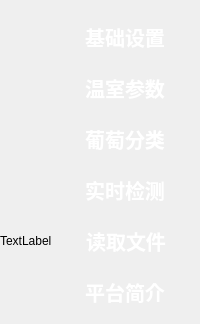
            <widget class="QWidget" name="widget" native="true">
             <property name="styleSheet">
              <string notr="true">#widget{background-color: rgb(103, 103, 103);}
QPushButton{font-family: &quot;Microsoft YaHei&quot;;
font-size: 20px;
font-weight: bold;
color:white;
text-align: center center;
padding-left: 5px;
padding-right: 5px;
padding-top: 4px;
padding-bottom: 4px;
border-style: solid;
border-width: 0px;
border-color: rgba(255, 255, 255, 255);
border-radius: 3px;
background-color: rgba(200, 200, 200,0);}

QPushButton:focus{outline: none;}

QPushButton::pressed{font-family: &quot;Microsoft YaHei&quot;;
                     font-size: 14px;
                     font-weight: bold;
                     color:rgb(200,200,200);
                     text-align: center center;
                     padding-left: 5px;
                     padding-right: 5px;
                     padding-top: 4px;
                     padding-bottom: 4px;
                     border-style: solid;
                     border-width: 0px;
                     border-color: rgba(255, 255, 255, 255);
                     border-radius: 3px;
                     background-color:  #bf513b;}

QPushButton::disabled{font-family: &quot;Microsoft YaHei&quot;;
                     font-size: 14px;
                     font-weight: bold;
                     color:rgb(200,200,200);
                     text-align: center center;
                     padding-left: 5px;
                     padding-right: 5px;
                     padding-top: 4px;
                     padding-bottom: 4px;
                     border-style: solid;
                     border-width: 0px;
                     border-color: rgba(255, 255, 255, 255);
                     border-radius: 3px;
                     background-color:  #bf513b;}
QPushButton::hover {
border-style: solid;
border-width: 0px;
border-radius: 0px;
background-color: rgba(48,148,243,80);}
</string>
             </property>
             <layout class="QVBoxLayout" name="verticalLayout_6" stretch="0,1,0,1,0,1,0,1,0,1,0,1,0">
              <property name="spacing">
               <number>0</number>
              </property>
              <property name="leftMargin">
               <number>0</number>
              </property>
              <property name="topMargin">
               <number>0</number>
              </property>
              <property name="rightMargin">
               <number>0</number>
              </property>
              <property name="bottomMargin">
               <number>0</number>
              </property>
              <item>
               <spacer name="verticalSpacer_2">
                <property name="orientation">
                 <enum>Qt::Vertical</enum>
                </property>
                <property name="sizeHint" stdset="0">
                 <size>
                  <width>20</width>
                  <height>18</height>
                 </size>
                </property>
               </spacer>
              </item>
              <item>
               <layout class="QHBoxLayout" name="horizontalLayout_6" stretch="1,3">
                <item>
                 <widget class="QLabel" name="label_7">
                  <property name="styleSheet">
                   <string notr="true">border-image: url(:/icon/img_icon/设置.png);</string>
                  </property>
                  <property name="text">
                   <string/>
                  </property>
                 </widget>
                </item>
                <item>
                 <widget class="QPushButton" name="pushButton_jichushezhi">
                  <property name="sizePolicy">
                   <sizepolicy hsizetype="Minimum" vsizetype="Preferred">
                    <horstretch>0</horstretch>
                    <verstretch>0</verstretch>
                   </sizepolicy>
                  </property>
                  <property name="text">
                   <string>基础设置</string>
                  </property>
                 </widget>
                </item>
               </layout>
              </item>
              <item>
               <spacer name="verticalSpacer_3">
                <property name="orientation">
                 <enum>Qt::Vertical</enum>
                </property>
                <property name="sizeHint" stdset="0">
                 <size>
                  <width>20</width>
                  <height>13</height>
                 </size>
                </property>
               </spacer>
              </item>
              <item>
               <layout class="QHBoxLayout" name="horizontalLayout_7" stretch="1,3">
                <item>
                 <widget class="QLabel" name="label_8">
                  <property name="styleSheet">
                   <string notr="true">border-image: url(:/icon/img_icon/农事_农事.png);</string>
                  </property>
                  <property name="text">
                   <string/>
                  </property>
                 </widget>
                </item>
                <item>
                 <widget class="QPushButton" name="pushButton_wenshicanshu">
                  <property name="sizePolicy">
                   <sizepolicy hsizetype="Minimum" vsizetype="Preferred">
                    <horstretch>0</horstretch>
                    <verstretch>0</verstretch>
                   </sizepolicy>
                  </property>
                  <property name="text">
                   <string>温室参数</string>
                  </property>
                 </widget>
                </item>
               </layout>
              </item>
              <item>
               <spacer name="verticalSpacer_4">
                <property name="orientation">
                 <enum>Qt::Vertical</enum>
                </property>
                <property name="sizeHint" stdset="0">
                 <size>
                  <width>20</width>
                  <height>13</height>
                 </size>
                </property>
               </spacer>
              </item>
              <item>
               <layout class="QHBoxLayout" name="horizontalLayout_8" stretch="1,3">
                <item>
                 <widget class="QLabel" name="label_9">
                  <property name="styleSheet">
                   <string notr="true">border-image: url(:/icon/img_icon/葡萄.png);</string>
                  </property>
                  <property name="text">
                   <string/>
                  </property>
                 </widget>
                </item>
                <item>
                 <widget class="QPushButton" name="pushButton_putaofenlei">
                  <property name="sizePolicy">
                   <sizepolicy hsizetype="Minimum" vsizetype="Preferred">
                    <horstretch>0</horstretch>
                    <verstretch>0</verstretch>
                   </sizepolicy>
                  </property>
                  <property name="text">
                   <string>葡萄分类</string>
                  </property>
                 </widget>
                </item>
               </layout>
              </item>
              <item>
               <spacer name="verticalSpacer_5">
                <property name="orientation">
                 <enum>Qt::Vertical</enum>
                </property>
                <property name="sizeHint" stdset="0">
                 <size>
                  <width>20</width>
                  <height>13</height>
                 </size>
                </property>
               </spacer>
              </item>
              <item>
               <layout class="QHBoxLayout" name="horizontalLayout_9" stretch="1,3">
                <item>
                 <widget class="QLabel" name="label_10">
                  <property name="styleSheet">
                   <string notr="true">border-image: url(:/icon/img_icon/实时检测.jpg);</string>
                  </property>
                  <property name="text">
                   <string/>
                  </property>
                 </widget>
                </item>
                <item>
                 <widget class="QPushButton" name="pushButton_shishijiance">
                  <property name="sizePolicy">
                   <sizepolicy hsizetype="Minimum" vsizetype="Preferred">
                    <horstretch>0</horstretch>
                    <verstretch>0</verstretch>
                   </sizepolicy>
                  </property>
                  <property name="text">
                   <string>实时检测</string>
                  </property>
                 </widget>
                </item>
               </layout>
              </item>
              <item>
               <spacer name="verticalSpacer_6">
                <property name="orientation">
                 <enum>Qt::Vertical</enum>
                </property>
                <property name="sizeHint" stdset="0">
                 <size>
                  <width>20</width>
                  <height>13</height>
                 </size>
                </property>
               </spacer>
              </item>
              <item>
               <layout class="QHBoxLayout" name="horizontalLayout_10" stretch="1,3">
                <item>
                 <widget class="QLabel" name="label_11">
                  <property name="styleSheet">
                   <string notr="true">border-image: url(:/icon/img_icon/文件夹.png);</string>
                  </property>
                  <property name="text">
                   <string>TextLabel</string>
                  </property>
                 </widget>
                </item>
                <item>
                 <widget class="QPushButton" name="pushButton_duquwenjian">
                  <property name="sizePolicy">
                   <sizepolicy hsizetype="Minimum" vsizetype="Preferred">
                    <horstretch>0</horstretch>
                    <verstretch>0</verstretch>
                   </sizepolicy>
                  </property>
                  <property name="text">
                   <string>读取文件</string>
                  </property>
                 </widget>
                </item>
               </layout>
              </item>
              <item>
               <spacer name="verticalSpacer_7">
                <property name="orientation">
                 <enum>Qt::Vertical</enum>
                </property>
                <property name="sizeHint" stdset="0">
                 <size>
                  <width>20</width>
                  <height>13</height>
                 </size>
                </property>
               </spacer>
              </item>
              <item>
               <layout class="QHBoxLayout" name="horizontalLayout_11" stretch="1,3">
                <item>
                 <widget class="QLabel" name="label_12">
                  <property name="styleSheet">
                   <string notr="true">border-image: url(:/icon/img_icon/简介.png);</string>
                  </property>
                  <property name="text">
                   <string/>
                  </property>
                 </widget>
                </item>
                <item>
                 <widget class="QPushButton" name="pushButton_pintaijianjie">
                  <property name="sizePolicy">
                   <sizepolicy hsizetype="Minimum" vsizetype="Preferred">
                    <horstretch>0</horstretch>
                    <verstretch>0</verstretch>
                   </sizepolicy>
                  </property>
                  <property name="text">
                   <string>平台简介</string>
                  </property>
                 </widget>
                </item>
               </layout>
              </item>
              <item>
               <spacer name="verticalSpacer_8">
                <property name="orientation">
                 <enum>Qt::Vertical</enum>
                </property>
                <property name="sizeHint" stdset="0">
                 <size>
                  <width>20</width>
                  <height>13</height>
                 </size>
                </property>
               </spacer>
              </item>
             </layout>
            </widget>
